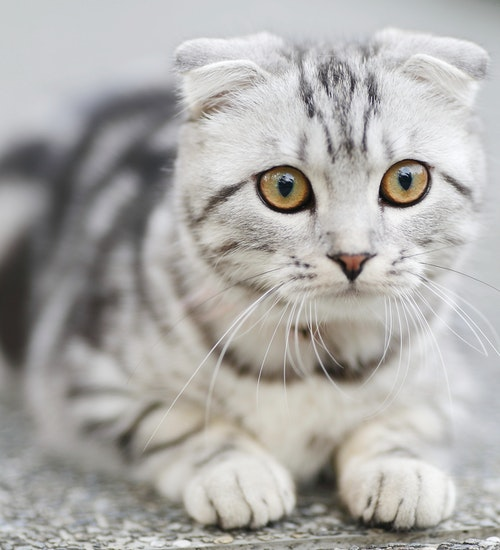
#> input picture Images/cat1.jpg, 500 x 550 px
$ python contours.py
#> lines starting #> are read from the running program, lines starting #| are printed output that depends on the picture; after the words box and inside, x2 and y2 are one past the last pixel; in counts of white or black regions, pixels touching at a corner belong together

import cv2 as cv
from cv2 import Canny
import numpy as np


img = cv.imread('Images/cat1.jpg')
#> img is the input picture: shape (550, 500, 3); mean B, G, R 169, 171.8, 173.6
blank = np.zeros(img.shape, dtype='uint8')
# cv.imshow('Blank', blank)


gray = cv.cvtColor(img, cv.COLOR_BGR2GRAY)
# cv.imshow('Output', gray)

canny = cv.Canny(img, 125, 175)
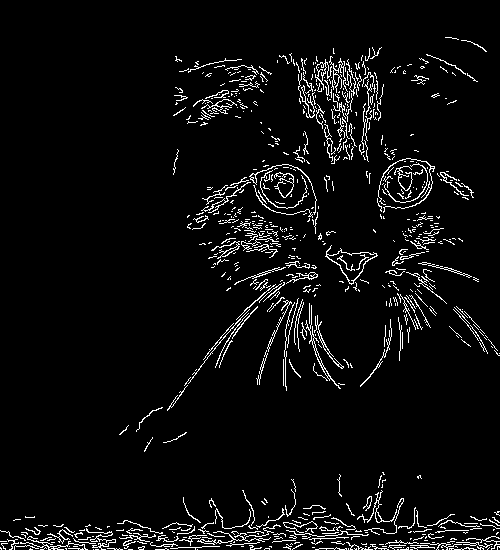
#> canny: shape (550, 500); 4.9% white in thin lines or dots
# cv.imshow('Output', canny)


ret, thresh = cv.threshold(gray, 125, 255, cv.THRESH_BINARY)
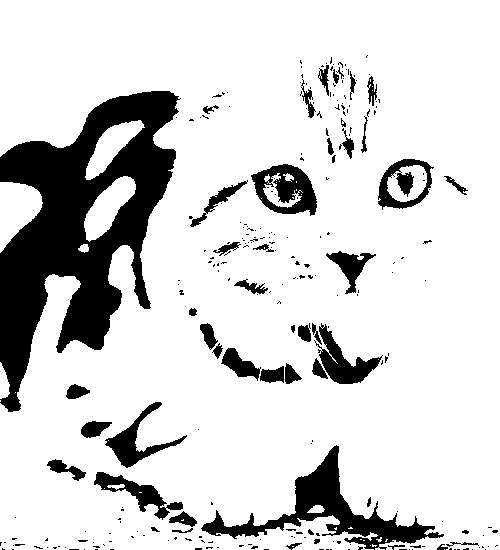
#> thresh: shape (550, 500); 83.2% white; 264 black regions (214 under 20 px)
# cv.imshow('Thresh', thresh)

contours, heirarchies = cv.findContours(thresh, cv.RETR_LIST, cv.CHAIN_APPROX_SIMPLE)
#> contours = 368 contours, 291 with area under 20; largest, box (x1, y1, x2, y2) and area: (0, 0, 500, 550) 235549, (250, 163, 318, 217) 2525, (377, 158, 435, 211) 2200, (0, 182, 43, 253) 1822, (318, 323, 383, 385) 1602
print(len(contours))
#| 368

contourDrawn = cv.drawContours(blank, contours, -1, (0,0,255), thickness=2)
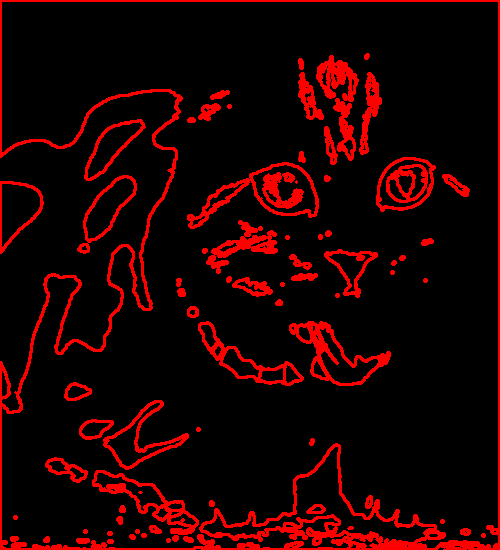
#> contourDrawn: shape (550, 500, 3); mean of channels 0, 1, 2 0, 0, 30; drawn as B, G, R
cv.imshow('Counter Drawn', contourDrawn)


cv.waitKey(0)

$ run again, with Images/lady.jpg copied over Images/cat1.jpg
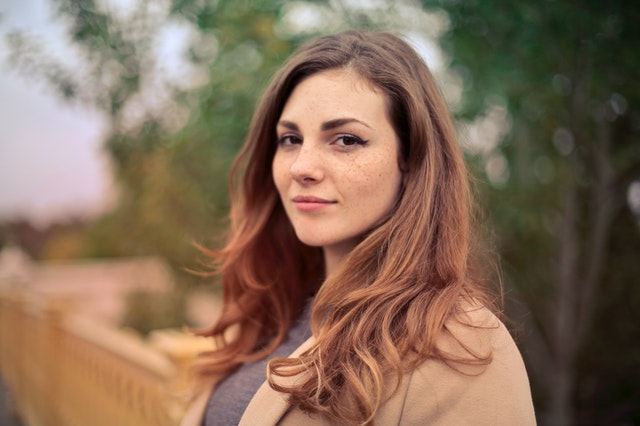
#> input picture Images/lady.jpg, 640 x 426 px
#> img is the input picture: shape (426, 640, 3); mean B, G, R 88.2, 107.8, 132.7
#> canny: shape (426, 640); 4.1% white in thin lines or dots
#> `ret, thresh = cv.threshold(gray, 125, 255, cv.THRESH_BINARY)`:
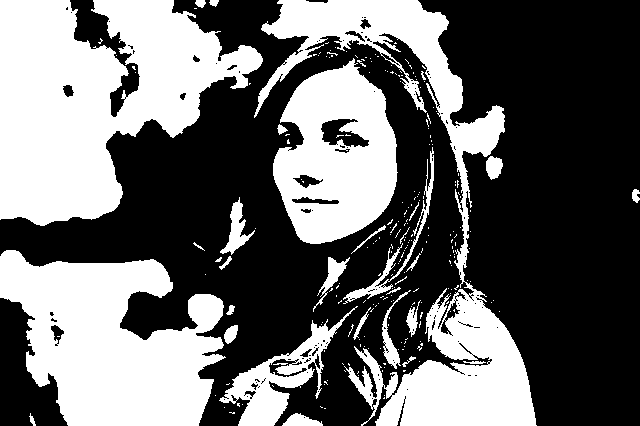
#> thresh: shape (426, 640); 41.4% white; 246 white regions (214 under 20 px)
#> contours = 450 contours, 396 with area under 20; largest, box (x1, y1, x2, y2) and area: (0, 0, 263, 226) 34935, (254, 0, 537, 426) 25636, (0, 250, 226, 426) 25617, (273, 58, 398, 244) 16192, (219, 306, 358, 426) 4436
#| 450
#> `contourDrawn = cv.drawContours(blank, contours, -1, (0,0,255), thickne..`:
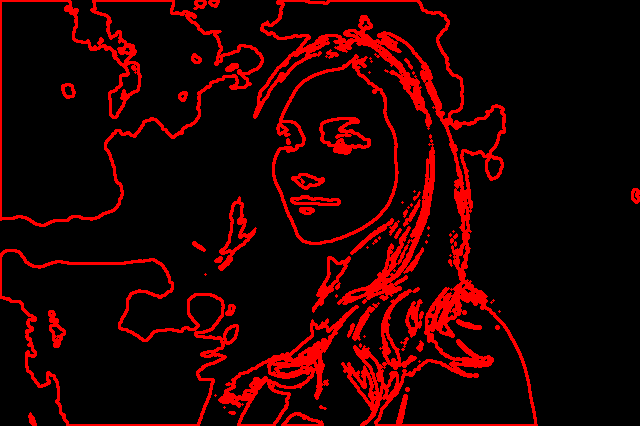
#> contourDrawn: shape (426, 640, 3); mean of channels 0, 1, 2 0, 0, 33.5; drawn as B, G, R
